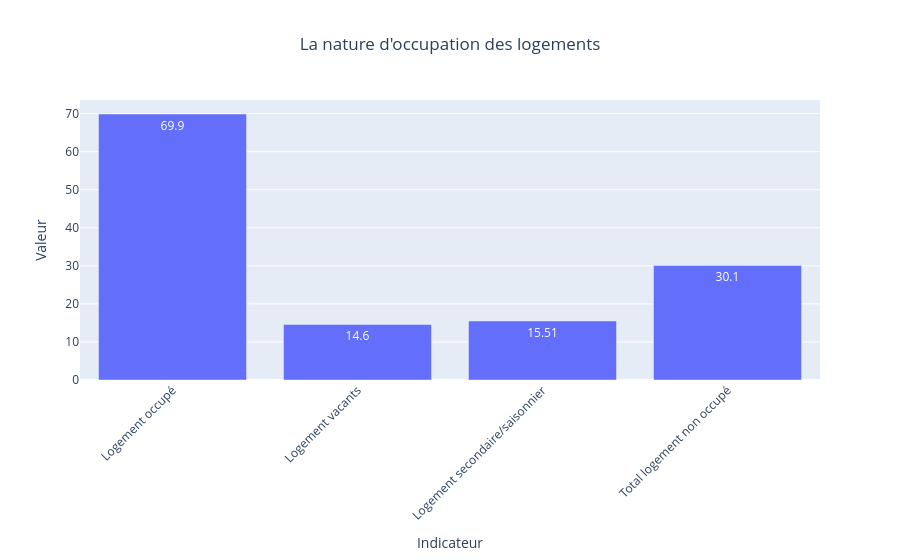
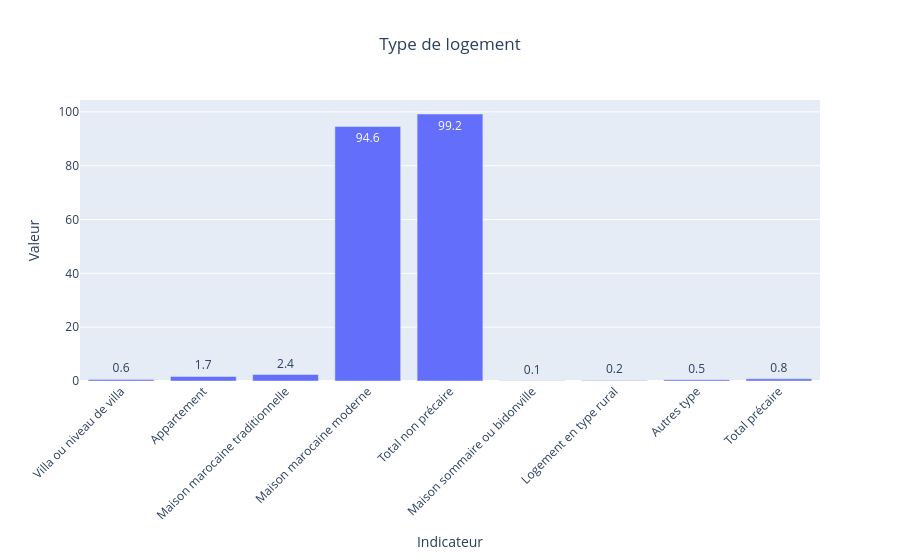
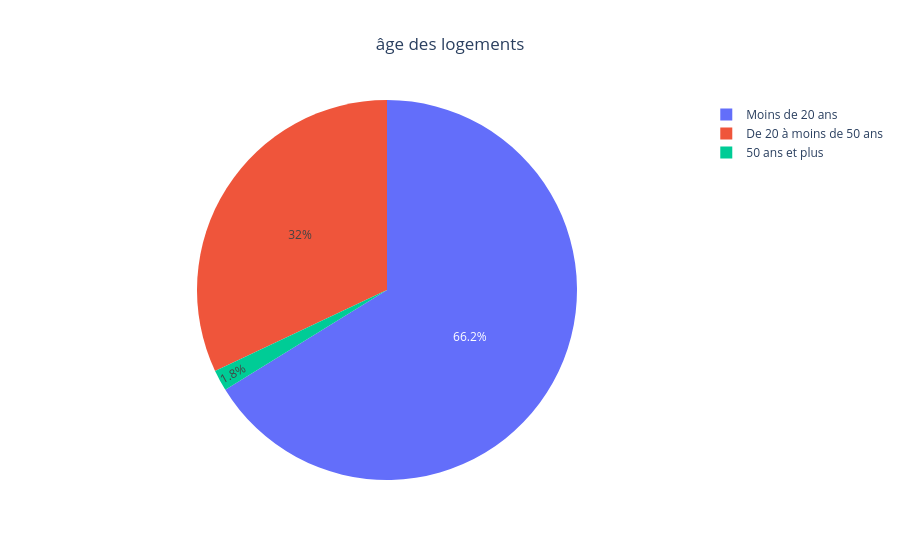
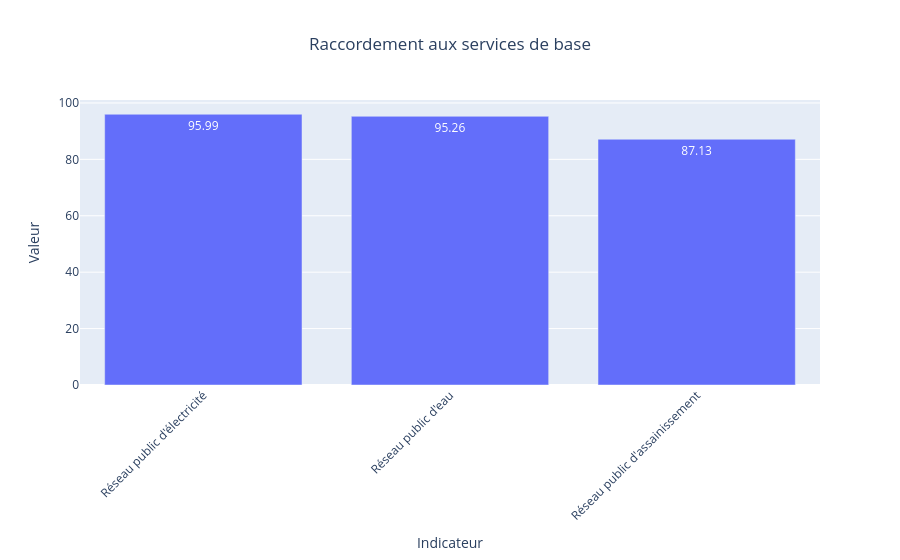

The notebook cell these images were saved under, in order:
### Code cell
import pandas as pd
import plotly.express as px

df = pd.read_csv(r"../data/fichier des indicateurs parc de logements nettoye.csv")

# Nettoyage des colonnes
df.columns = (
    df.columns
    .str.replace("Indicateurs communaux du Parc logement urbain en 2024 | ", "", regex=False)
    .str.replace("|", "-", regex=False)
    .str.strip()
)

def find_col(keyword):
    for col in df.columns:
        if keyword.lower() in col.lower():
            return col
    return None

def find_cols(keyword):
    return [col for col in df.columns if keyword.lower() in col.lower()]

# Infos principales
col_commune = find_col("collectiv")
col_total = find_col("total des logements urbains")

commune = df[col_commune].iloc[0] if col_commune else "Commune inconnue"
total_logements = df[col_total].iloc[0] if col_total else None

print("Commune analysée :", commune)
print("Total des logements urbains :", total_logements)

# Fonction pour créer un graphique interactif
def plot_interactive(cols, title, chart_type="bar"):
    if not cols:
        print(f"Aucune colonne trouvée pour : {title}")
        return

    data = df[cols].iloc[0].reset_index()
    data.columns = ["Indicateur", "Valeur"]

    # Nettoyer les noms affichés
    data["Indicateur"] = data["Indicateur"].str.split("-").str[-1].str.strip()

    if chart_type == "bar":
        fig = px.bar(
            data.round(2),
            x="Indicateur",
            y="Valeur",
            text="Valeur",
            title=title
        )
    elif chart_type == "pie":
        fig = px.pie(
            data.round(2),
            names="Indicateur",
            values="Valeur",
            title=title
        )

    fig.update_layout(
        xaxis_tickangle=-45,
        title_x=0.5
    )

    fig.show()

# 1. Nature d’occupation
occupation_cols = find_cols("Nature d'occupation")

plot_interactive(
    occupation_cols,
    "La nature d'occupation des logements",
    "bar"
)

# 2. Type de logement
type_cols = [
    col for col in df.columns
    if "Type de logement %" in col and "Age" not in col
]

plot_interactive(
    type_cols,
    " Type de logement",
    "bar"
)

# 3. Âge des logements
age_cols = find_cols("Age de logement %")

plot_interactive(
    age_cols,
    " âge des logements",
    "pie"
)

# 4. Services de base
service_cols = find_cols("Raccordement aux services de base")

plot_interactive(
    service_cols,
    "Raccordement aux services de base",
    "bar"
)

# 5. Déficit quantitatif
deficit_col = find_col("déficit quantitatif")

if deficit_col:
    deficit = df[deficit_col].iloc[0]
    
df.to_csv(r"../data/outputs/analyse_Logement.csv", index=False)

### Figure 1 — Plotly figure (JSON) as saved in the notebook; plotly's stock layout.template omitted (floating-point values rounded to 4 significant figures)
{"data": [{"alignmentgroup": "True", "hovertemplate": "Indicateur=%{x}<br>Valeur=%{text}<extra></extra>", "legendgroup": "", "marker": {"color": "#636efa", "pattern": {"shape": ""}}, "name": "", "offsetgroup": "", "orientation": "v", "showlegend": false, "text": [69.9, 14.6, 15.51, 30.1], "textposition": "auto", "type": "bar", "x": ["Logement occupé", "Logement vacants", "Logement secondaire/saisonnier", "Total logement non occupé"], "xaxis": "x", "y": [69.9, 14.6, 15.51, 30.1], "yaxis": "y"}], "layout": {"barmode": "relative", "legend": {"tracegroupgap": 0}, "title": {"text": "La nature d'occupation des logements", "x": 0.5}, "xaxis": {"anchor": "y", "domain": [0, 1], "tickangle": -45, "title": {"text": "Indicateur"}}, "yaxis": {"anchor": "x", "domain": [0, 1], "title": {"text": "Valeur"}}}}

### Figure 2 — Plotly figure (JSON) as saved in the notebook; plotly's stock layout.template omitted (floating-point values rounded to 4 significant figures)
{"data": [{"alignmentgroup": "True", "hovertemplate": "Indicateur=%{x}<br>Valeur=%{text}<extra></extra>", "legendgroup": "", "marker": {"color": "#636efa", "pattern": {"shape": ""}}, "name": "", "offsetgroup": "", "orientation": "v", "showlegend": false, "text": [0.6, 1.7, 2.4, 94.6, 99.2, 0.1, 0.2, 0.5, 0.8], "textposition": "auto", "type": "bar", "x": ["Villa ou niveau de villa", "Appartement", "Maison marocaine traditionnelle", "Maison marocaine moderne", "Total non précaire", "Maison sommaire ou bidonville", "Logement en type rural", "Autres type", "Total précaire"], "xaxis": "x", "y": [0.6, 1.7, 2.4, 94.6, 99.2, 0.1, 0.2, 0.5, 0.8], "yaxis": "y"}], "layout": {"barmode": "relative", "legend": {"tracegroupgap": 0}, "title": {"text": " Type de logement", "x": 0.5}, "xaxis": {"anchor": "y", "domain": [0, 1], "tickangle": -45, "title": {"text": "Indicateur"}}, "yaxis": {"anchor": "x", "domain": [0, 1], "title": {"text": "Valeur"}}}}

### Figure 3 — Plotly figure (JSON) as saved in the notebook; plotly's stock layout.template omitted (floating-point values rounded to 4 significant figures)
{"data": [{"domain": {"x": [0, 1], "y": [0, 1]}, "hovertemplate": "Indicateur=%{label}<br>Valeur=%{value}<extra></extra>", "labels": ["Moins de 20 ans", "De 20 à moins de 50 ans", "50 ans et plus"], "legendgroup": "", "name": "", "showlegend": true, "type": "pie", "values": [66.2, 32, 1.8]}], "layout": {"legend": {"tracegroupgap": 0}, "title": {"text": " âge des logements", "x": 0.5}, "xaxis": {"tickangle": -45}}}

### Figure 4 — Plotly figure (JSON) as saved in the notebook; plotly's stock layout.template omitted (floating-point values rounded to 4 significant figures)
{"data": [{"alignmentgroup": "True", "hovertemplate": "Indicateur=%{x}<br>Valeur=%{text}<extra></extra>", "legendgroup": "", "marker": {"color": "#636efa", "pattern": {"shape": ""}}, "name": "", "offsetgroup": "", "orientation": "v", "showlegend": false, "text": [95.99, 95.26, 87.13], "textposition": "auto", "type": "bar", "x": ["Réseau public d'électricité", "Réseau public d'eau", "Réseau public d'assainissement"], "xaxis": "x", "y": [95.99, 95.26, 87.13], "yaxis": "y"}], "layout": {"barmode": "relative", "legend": {"tracegroupgap": 0}, "title": {"text": "Raccordement aux services de base", "x": 0.5}, "xaxis": {"anchor": "y", "domain": [0, 1], "tickangle": -45, "title": {"text": "Indicateur"}}, "yaxis": {"anchor": "x", "domain": [0, 1], "title": {"text": "Valeur"}}}}
